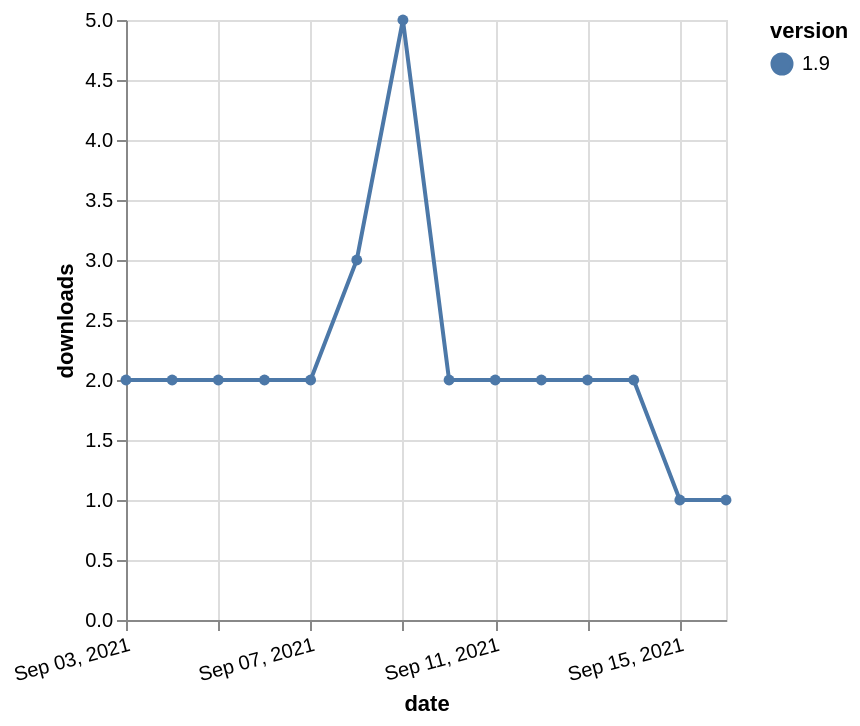

Specify this chart in Vega-Lite:
### Vega-Lite specification from a JSON file in a GitHub repository (floating-point values rounded to 4 significant figures)
{"$schema": "https://vega.github.io/schema/vega-lite/v5.json", "description": "A simple bar chart with embedded data.", "data": {"values": [{"date": "2021-09-03", "total": 7164, "delta": 2, "version": "1.9"}, {"date": "2021-09-04", "total": 7166, "delta": 2, "version": "1.9"}, {"date": "2021-09-05", "total": 7168, "delta": 2, "version": "1.9"}, {"date": "2021-09-06", "total": 7170, "delta": 2, "version": "1.9"}, {"date": "2021-09-07", "total": 7172, "delta": 2, "version": "1.9"}, {"date": "2021-09-08", "total": 7175, "delta": 3, "version": "1.9"}, {"date": "2021-09-09", "total": 7180, "delta": 5, "version": "1.9"}, {"date": "2021-09-10", "total": 7182, "delta": 2, "version": "1.9"}, {"date": "2021-09-11", "total": 7184, "delta": 2, "version": "1.9"}, {"date": "2021-09-12", "total": 7186, "delta": 2, "version": "1.9"}, {"date": "2021-09-13", "total": 7188, "delta": 2, "version": "1.9"}, {"date": "2021-09-14", "total": 7190, "delta": 2, "version": "1.9"}, {"date": "2021-09-15", "total": 7191, "delta": 1, "version": "1.9"}, {"date": "2021-09-16", "total": 7192, "delta": 1, "version": "1.9"}]}, "width": "container", "mark": {"type": "line", "point": {"filled": true}}, "encoding": {"x": {"field": "date", "type": "temporal", "timeUnit": "yearmonthdate", "title": "date", "axis": {"labelAngle": -15}}, "y": {"field": "delta", "type": "quantitative", "title": "downloads"}, "color": {"field": "version", "type": "nominal"}, "tooltip": {"field": "delta"}}}
